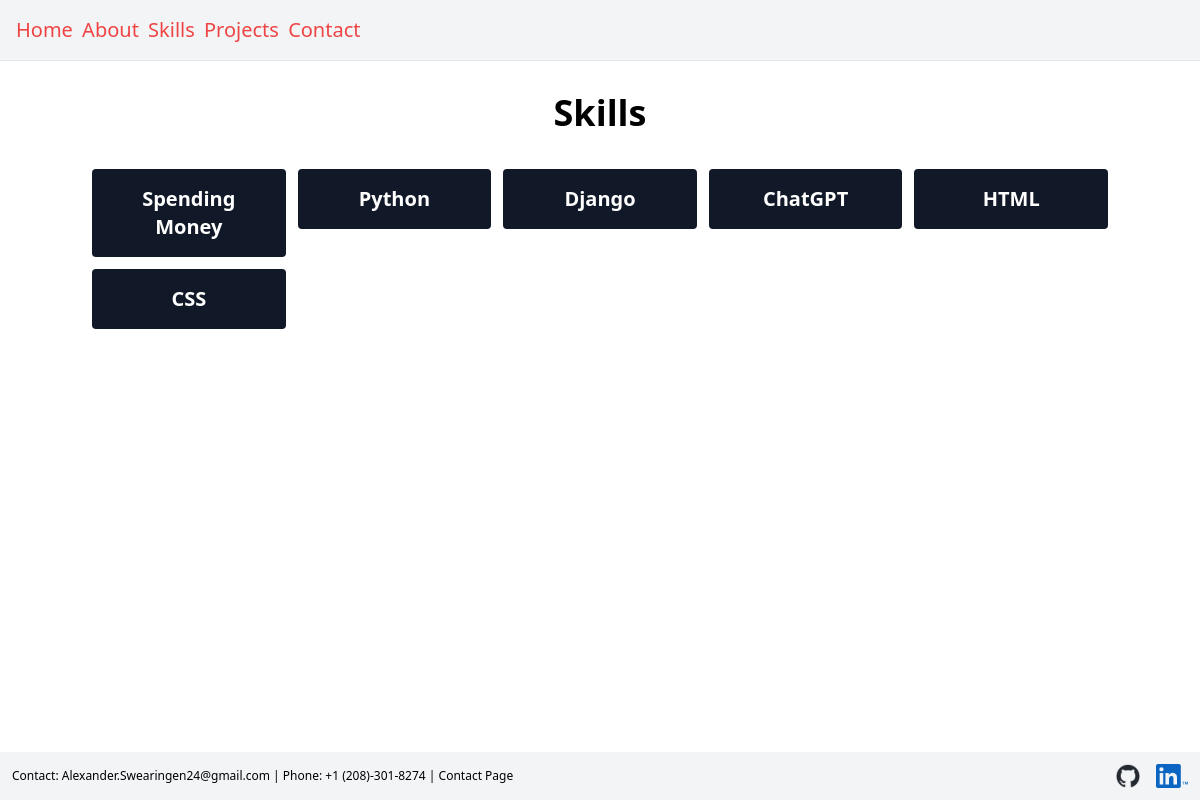
The app's page /skill/, older data.
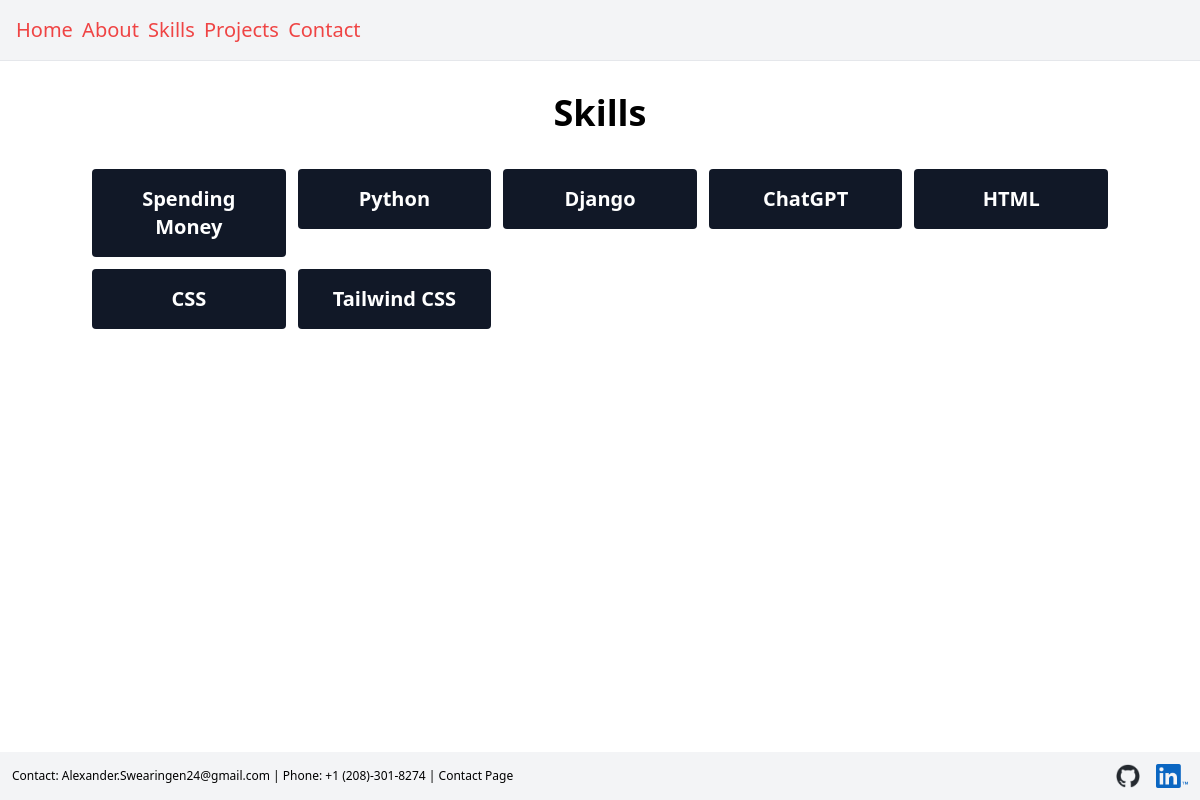
The same page, newer data.
### portfo/models.py (models this page shows, shortened)
class Skill(models.Model):
    FIELD = (
        ("web development", "Web Development"),
        ("automation", "Automation"),
        ("artifiacl intelligence", "Artifiacl Intelligence"),
        ("cyber security", "Cyber Security"),
    )
    name = models.CharField(max_length=50)
    description = models.TextField(blank=True, null=True)
    field = models.CharField(
        max_length=100, choices=FIELD, blank=True, null=True)
    langsymbol = models.ImageField(
        upload_to='lang_symbol', blank=True, null=True)
    cert = models.FileField(upload_to='certs', blank=True, null=True)

### portfo/views.py (the view)
# urls.py: path('skill/', skill_view, name='skill'),
def skill_view(request):
    skills = Skill.objects.all()
    context = {
        'skills': skills
    }
    return render(request, 'portfo/skill_view.html', context)

### portfo/templates/portfo/skill_view.html (shortened to what this page needs)
{% extends "portfo/_base.html" %}
{% block content %}
    <header class="text-center">
        <h1 class="text-4xl font-bold mb-4">Skills</h1>
    </header>
    <section class="grid grid-cols-5 gap-1 mt-8">
        {% for skill in skills %}
            <a href="{% url 'skill-detail' skill.pk  %}">
                <div class="text-center bg-gray-900 p-4 m-1 text-white rounded hover:shadow-2xl hover:cursor-pointer hover:bg-gray-100 hover:text-gray-900">
                    <h3 class="text-xl font-bold">{{ skill.name }}</h3>
                </div>
            </a>
        {% endfor %}
    </section>
{% endblock content %}

Row changes from the older to the newer data that the page shows:
added Skill: name "Tailwind CSS"
